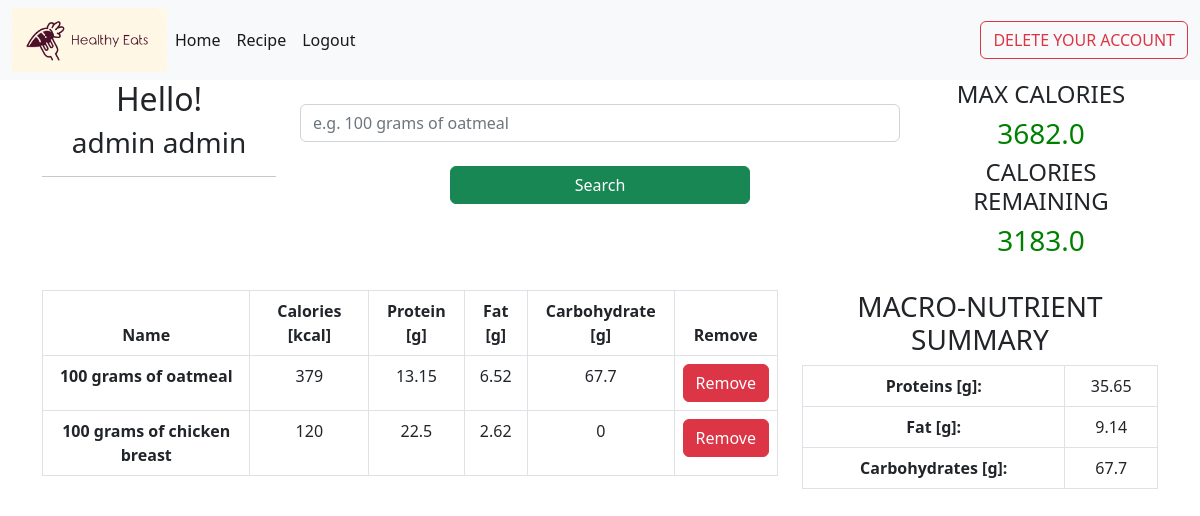
The page /home (signed in) on the database as committed earlier.
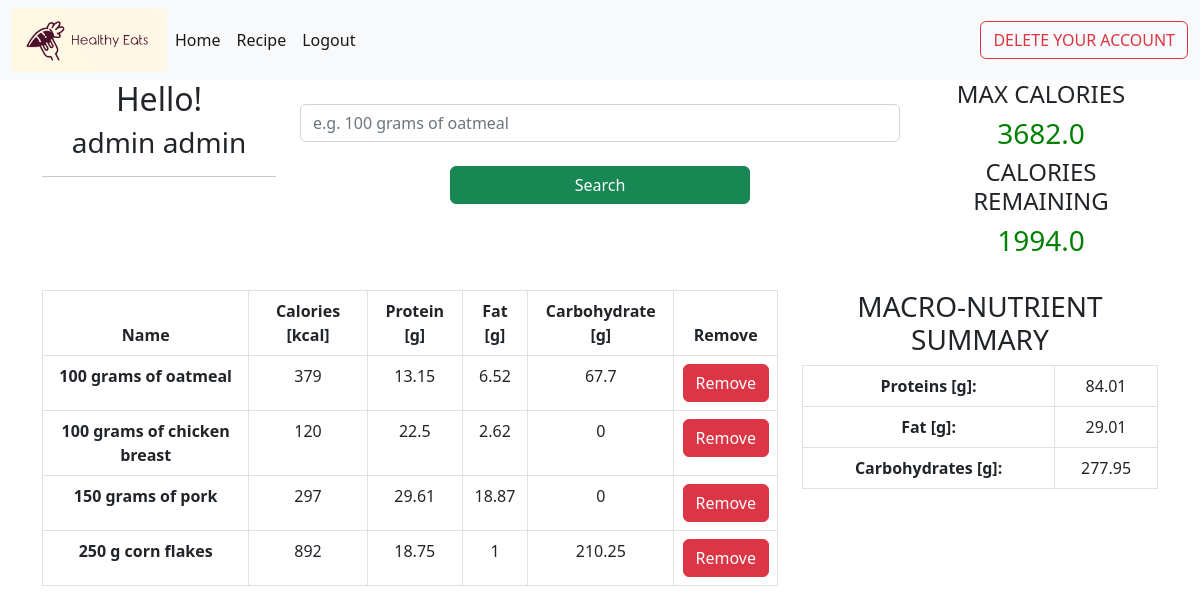
The same page on the database as committed later.
### app.py (models this page shows, shortened)
class User(UserMixin, db.Model):
    id = db.Column(db.Integer, primary_key=True)
    username = db.Column(db.String(50), unique=True)
    password = db.Column(db.String(150))
    firstname = db.Column(db.String(50))
    lastname = db.Column(db.String(50))
    date_of_birth = db.Column(db.DateTime())
    sex = db.Column(db.String(10))
    max_calorie = db.Column(db.Float(precision=2))
    weight = db.Column(db.Integer)
    height = db.Column(db.Integer)
    foods = db.relationship("Food", backref='user')

class Food(db.Model):
    id = db.Column(db.Integer, primary_key=True)
    name = db.Column(db.String(50))
    calories = db.Column(db.Integer)
    protein = db.Column(db.Integer)
    fat = db.Column(db.Integer)
    carbohydrates = db.Column(db.Integer)
    protein_calories = db.Column(db.Integer)
    fat_calories = db.Column(db.Integer)
    carbohydrates_calories = db.Column(db.Integer)
    user_id = db.Column(db.Integer, db.ForeignKey('user.id'), nullable=False)

### app.py (the view, shortened to what this page needs)
@app.route('/home', methods=['GET', 'POST'])
@login_required
def home():
    form = FoodForm()
    name_surname = " ".join([current_user.firstname, current_user.lastname])
    all_calories = Food.query.filter(Food.user_id == current_user.id).with_entities(
        func.sum(Food.calories).label('total')).first().total or 0
    remaining_calories = current_user.max_calorie - all_calories
    all_foods = Food.query.filter(Food.user_id == current_user.id)
    all_protein = Food.query.filter(Food.user_id == current_user.id).with_entities(
        func.sum(Food.protein).label('total')).first().total
    all_protein = 0 if all_protein is None else round(all_protein, 2)
    all_fat = Food.query.filter(Food.user_id == current_user.id).with_entities(
        func.sum(Food.fat).label('total')).first().total or 0
    all_fat = 0 if all_fat is None else round(all_fat, 2)
    all_carbohydrates = Food.query.filter(Food.user_id == current_user.id).with_entities(
        func.sum(Food.carbohydrates).label('total')).first().total or 0
    all_carbohydrates = 0 if all_carbohydrates is None else round(all_carbohydrates, 2)
    return render_template("home.html", form=form, name_surname=name_surname, max_calorie=current_user.max_calorie,
                           remaining_calories=remaining_calories, all_foods=all_foods, all_protein=all_protein,
                           all_fat=all_fat, all_carbohydrates=all_carbohydrates, user=current_user)

### forms.py
class FoodForm(FlaskForm):
    name = StringField("Name", validators=[DataRequired()])
    submit = SubmitField('Search')

### app.py (called while the page is built)
@login_manager.user_loader
def load_user(user_id):
    return User.query.get(user_id)

### templates/home.html (shortened to what this page needs)
{% extends 'base.html' %}
{% block content %}
    <div class="container text-center">
        <div class="row">
            <div class="col">
                <h2>Hello!</h2>
                <div>
                    <h3> {{ name_surname }}</h3>
                    <hr>
                </div>
            </div>
            <div class="col">
                <form action="" method="post">
                    <div class="col" align="center">
                        <br>
                        {{ form.name(placeholder="e.g. 100 grams of oatmeal", class="form-control", style="width: 600px") }}
                        <br>
                        <p>{{ form.submit(class="btn btn-success", style="width: 300px") }}
                        </p>
                    </div>
                </form>
            </div>
            <div class="col">
                <h4>MAX CALORIES</h4>
                <h3 style="color: green">{{ max_calorie }}</h3>
                <h4>CALORIES REMAINING</h4>
                {% if remaining_calories < 0 %}
                    <h3 style="color: red"> {{ remaining_calories }}</h3>
                {% else %}
                    <h3 style="color: green"> {{ remaining_calories }}</h3>
                    <br>
                {% endif %}
            </div>
        </div>
        <div class="row">
            <div class="col-8">
                <table class="table table-bordered">
                    <thead>
                    <tr>
                        <th scope="col">Name</th>
                        <th scope="col">Calories [kcal]</th>
                        <th scope="col">Protein [g]</th>
                        <th scope="col">Fat [g]</th>
                        <th scope="col">Carbohydrate [g]</th>
                        <th scope="col">Remove</th>
                    </tr>
                    </thead>
                    <tbody>
                    {% for food in all_foods %}
                        <tr>
                            <th scope="row">{{ food.name }}</th>
                            <td>{{ food.calories }}</td>
                            <td>{{ food.protein }}</td>
                            <td> {{ food.fat }}</td>
                            <td>{{ food.carbohydrates }}</td>
                            <td>
                                <a href="{{ url_for('delete', food_id=food.id) }}" class="btn btn-danger">Remove</a>
                            </td>
                        </tr>
                    {% endfor %}
                    </tbody>
                </table>
            </div>
            <div class="col-4">
                <div>
                    <h3>MACRO-NUTRIENT SUMMARY</h3>
                </div>
                <table class="table table-bordered" style="width:100%">
                    <tr>
                        <th scope="row">Proteins [g]:</th>
                        <td>{{ all_protein }}</td>
                    </tr>
                    <tr>
                        <th>Fat [g]:</th>
                        <td>{{ all_fat }}</td>
                    </tr>
                    <tr>
                        <th>Carbohydrates [g]:</th>
                        <td>{{ all_carbohydrates }}</td>
                    </tr>
                </table>
            </div>
        </div>
    </div>
{% endblock %}

### templates/base.html (shortened to what this page needs)
<!doctype html>
<html lang="en">
<head>
    <link href="https://cdn.jsdelivr.net/npm/bootstrap@5.2.3/dist/css/bootstrap.min.css" rel="stylesheet"
>
</head>
<body>
<nav class="navbar navbar-expand-lg navbar-light bg-light">
    <div class="container-fluid">
        <a href="{{ url_for('start_page') }}"><img src="/static/images/logo.png" alt="logo" height="64" width="155"></a>
        <div class="collapse navbar-collapse" id="navbarSupportedContent">
            {% if current_user.is_authenticated %}
                <ul class="navbar-nav me-auto mb-2 mb-lg-0">
                    <li class="nav-item">
                        <a class="nav-link active" aria-current="page" href="{{ url_for('home') }}">Home</a>
                    </li>
                    <li class="nav-item">
                        <a class="nav-link active" href="{{ url_for('recipe') }}">Recipe</a>
                    </li>
                    <li class="nav-item">
                        <a class="nav-link active" href="{{ url_for('logout') }}">Logout</a>
                    </li>
                </ul>
                <form class="d-flex">
                    <button type="button" class="btn btn-outline-danger" data-bs-toggle="modal"
                            data-bs-target="#exampleModal">
                        DELETE YOUR ACCOUNT
                    </button>
                </form>
            {% endif %}
        </div>
    </div>
</nav>
<div class="content">
    {% block content %} {% endblock %}
</div>
</body>
</html>

Rows that differ between the two databases and show on the page:
added Food: name "150 grams of pork", calories "297", protein "29.61", fat "18.87", carbohydrates "0"
added Food: name "250 g corn flakes", calories "892", protein "18.75", fat "1", carbohydrates "210.25"
Other text that changed with them:
{{ remaining_calories }}: "3183.0" → "1994.0"
{{ all_protein }}: "35.65" → "84.01"
{{ all_fat }}: "9.14" → "29.01"
{{ all_carbohydrates }}: "67.7" → "277.95"
